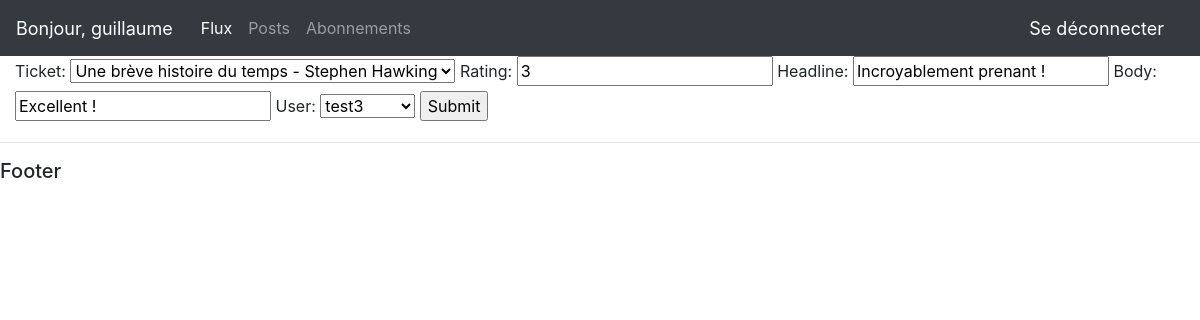
The app's page /update_review/1 (signed in) with its own data.
### reviews/models.py (models this page shows, shortened)
class Review(models.Model):
    ticket = models.ForeignKey(to=Ticket, on_delete=models.CASCADE)
    rating = models.PositiveSmallIntegerField(
        validators=[MinValueValidator(0), MaxValueValidator(5)])
    headline = models.CharField(max_length=128)
    body = models.CharField(max_length=8192, blank=True)
    user = models.ForeignKey(
        to=settings.AUTH_USER_MODEL, on_delete=models.CASCADE)
    time_created = models.DateTimeField(auto_now_add=True)

### reviews/views.py (the view)
# urls.py: path('update_review/<str:pk>', views.updateReview, name='update_review'),
@login_required(login_url='login')
def updateReview(request, pk):
    review = Review.objects.get(pk=pk)
    form = ReviewForm(instance=review)
    if request.method == 'POST':
        form = ReviewForm(request.POST, instance=review)
        if form.is_valid():
            form.save()
            return redirect('/')
    context = {"form":form}
    return render(request, 'reviews/review_form.html', context)

### reviews/forms.py
class ReviewForm(ModelForm):
    class Meta:
        model = Review
        fields = '__all__'

### reviews/models.py (called while the page is built)
    def __str__(self):
        return self.title

### reviews/templates/reviews/review_form.html (shortened to what this page needs)
{% extends 'accounts/main.html'  %}
{% load static %}
{% block content %}
<form method="post" action="">
    {{form}}
    <input type="submit" name="Submit">
</form>
{% endblock %}

### reviews/templates/accounts/navbar.html (shortened to what this page needs)
{% load static %}
<nav class="navbar navbar-expand-lg navbar-dark bg-dark">
  <span class="hello-msg">Bonjour, {{request.user}}</span>
  <div class="collapse navbar-collapse" id="navbarNav">
    <ul class="navbar-nav">
      <li class="nav-item active">
        <a class="nav-link" href="{% url 'dashboard' %}">Flux</a>
      </li>
      <li class="nav-item">
        <a class="nav-link" href="{% url 'posts' %}">Posts</a>
      </li>
      <li class="nav-item">
        <a class="nav-link" href="{% url 'subscriptions' %}">Abonnements</a>
      </li>
    </ul>
  </div>
  <span ><a  class="hello-msg" href="{% url 'logout' %}">Se déconnecter</a></span>
</nav>

### reviews/templates/accounts/navbar.html (style rules this page uses)
.hello-msg { font-size: 18px; color: #fff; margin-right: 20px; }

### records on screen
Review: ticket "Une brève histoire du temps - Stephen Hawking", rating "3", headline "Incroyablement prenant !", body "Excellent !", user "test3"

### other values on screen
{{ request.user }} "guillaume"
